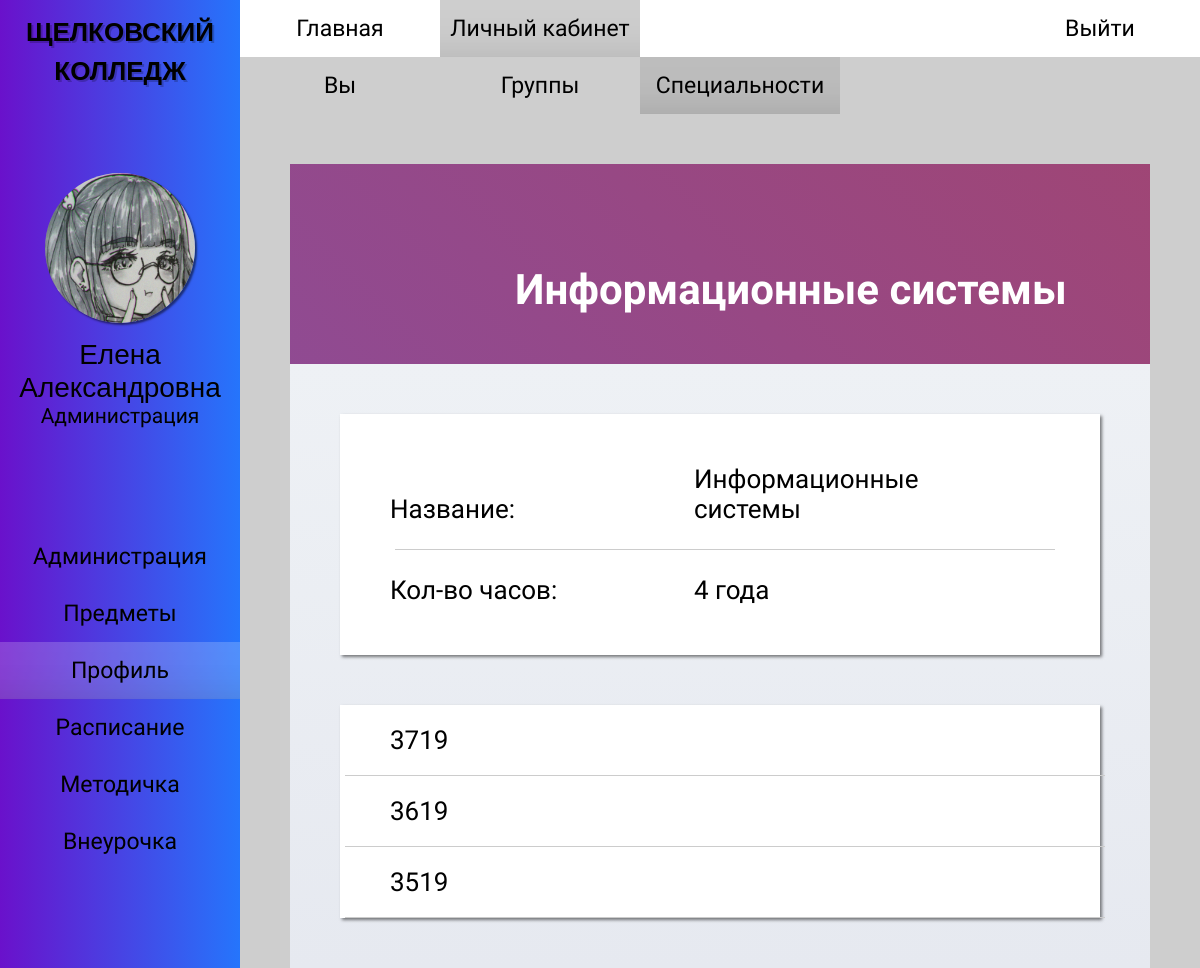
Page /student_speciality_profile.php?id=1 (signed in) on the committed database.
### tables this page shows
CREATE TABLE `specialities` (
  `id_speciality` int(11) NOT NULL,
  `name` varchar(35) NOT NULL,
  `learnperiod` varchar(15) NOT NULL
);

CREATE TABLE `groups` (
  `id_group` int(11) NOT NULL,
  `name` varchar(45) NOT NULL,
  `id_speciality` int(11) NOT NULL,
  `enrollment` date NOT NULL,
  `formstudy` varchar(10) NOT NULL,
  `id_classroom` int(11) NOT NULL
);

### student_speciality_profile.php (the view, shortened to what this page needs)
<?
$user_info = $_SESSION['user_info'];
$user_fio = explode(' ', $user_info[0]);
$user_info[0] = $user_fio[1].' '.$user_fio[2];
require_once 'php/connection.php';
$speciality_id = $_GET['id'];
$query_speciality_info = "SELECT specialities.name, specialities.learnperiod FROM specialities WHERE id_speciality = '$speciality_id';";
$result_speciality_info = mysqli_query($link, $query_speciality_info);
$data_speciality_info = mysqli_fetch_row($result_speciality_info);
$speciality_name = $data_speciality_info[0];
$speciality_srok = $data_speciality_info[1];
$query_group_list  = "SELECT id_group, groups.name FROM `groups` WHERE id_speciality = '$speciality_id'";
$result_group_list = mysqli_query($link, $query_group_list);
?>
<!DOCTYPE html>
<html>
<head>
    <link rel="stylesheet" href="styles/style_admin.css">
    <link rel="stylesheet" href="styles/contents/style_student-speciality_profile.css">
    <link rel="stylesheet" href="styles/style_adaptability.css">
    <link rel="stylesheet" href="styles/contents/style_profile.css">
</head>
<body>
    <div id="main-wrapper">
        <div id="wrapper-one">
            <div id="side-bar">
                <div class="hm-logo">
                    <h2> <a href="index.php"> ЩЕЛКОВСКИЙ <br> КОЛЛЕДЖ </a> </h2>
                </div>
                <div class="sb-profile">
                    <img src="images/avatar.jpg">
                    <? echo " <p class='sb-name'> $user_info[0] </p>"; ?>
                    <? echo "<p class='sb-role'> $user_info[1] </p>"; ?>
                </div>
                <div class="sb-menu">
                    <ul>
                        <li> <a href="administration.php"> Администрация </a> </li>
                        <li> <a href="subject.php"> Предметы </a> </li>
                        <li> <a href="student_you.php" id="sb-menu_active"> Профиль </a> </li>
                        <li> <a href="schedule.php"> Расписание </a> </li>
                        <li> <a href="metodichka.php"> Методичка </a> </li>
                        <li> <a href="vneurochka.php"> Внеурочка </a> </li>
                    </ul>
                </div>
            </div>
        </div>
        <div id="wrapper-two">
            <div id="header-menu">
                <div class="hm-menu">
                    <ul>
                        <li> <a href="index.php"> Главная </a> </li>
                        <li> <a href="student_you.php" id="hm-menu_active"> Личный кабинет</a> </li>
                    </ul>
                </div>
                <div class="hm-login">
                    <a href="php/logout.php"> Выйти </a>
                </div>
            </div>
            <div id="nav-menu">
                <ul>
                    <li> <a href="student_you.php"> Вы </a> </li>
                    <li> <a href="student_group.php"> Группы </a> </li>
                    <li> <a href="student_specialty.php" id="nav-menu_active"> Специальности </a> </li>
                </ul>
            </div>
            <div id="content">
                <div id="profile">
                    <div class='p-background'>
                        <? echo "<h2 class='b-name'> $speciality_name </h2>"; ?>
                    </div>
                    <div class='info-background'>
                        <div class="item-info">
                            <p> Название: </p>
                            <? echo "<p> $speciality_name </p>" ?>
                            <hr>
                            <p> Кол-во часов: </p>
                            <? echo "<p> $speciality_srok </p>" ?>
                        </div>
                        <div class="items">
                            <form method="GET" action="student_group_profile.php">
                                <?
                                while ($data_group_list = mysqli_fetch_row($result_group_list))
                                {
                                    echo "
                                    <p class='text-p' style='width: 100%;'> $data_group_list[1] <input class='p-button' type='submit' name='id' value='$data_group_list[0]'> </p>";
                                    echo "<hr>";
                                }
                                ?>
                            </form>
                        </div>
                    </div>
                </div>
            </div>
        </div>
    </div>
</body>
</html>

### styles/style_admin.css (style rules this page uses)
* { box-sizing: border-box; margin: 0; padding: 0; }
html, head, body, #main-wrapper { font-family: "PT Sans Narrow", sans-serif, "Roboto", sans-serif, "Oswald", sans-serif; overflow-y: hidden; height: 100% !important; min-height: 100%; background-color: #CECECE; }
#wrapper-one { float: left; width: 20%; min-height: 100%; }
#wrapper-two { float: right; overflow-y: scroll; width: 80%; min-height: 100%; }
#wrapper-one { position: relative; z-index: 15; float: left; overflow: hidden; overflow: scroll; width: 20%; height: 100%; background-image: linear-gradient(to right, #6A11CB 0%, #2575FC 100%); -ms-overflow-style: none; scrollbar-width: none; }
.hm-logo h2 { font-family: "Oswald", sans-serif; font-size: 26px; padding: 10px 0; text-align: center; text-shadow: 2px 2px 0 rgba(0,0,0,0.2); }
.sb-profile img { display: block; width: 150px; height: 150px; margin: 75px auto 15px auto; border-radius: 100%; box-shadow: 2px 2px 2px 0 rgba(0,0,0,0.5); }
.sb-profile .sb-name { font-family: "Roboto", sans-serif; font-size: 28px; text-align: center; }
.sb-profile .sb-role { font-size: 21px; text-align: center; }
.sb-menu { display: flex; flex-direction: column; padding: 100px 0; }
.sb-menu ul { display: flex; flex-direction: column; width: 100%; list-style-type: none; }
.sb-menu a { font-size: 23px; display: block; width: 100%; padding: 15px 0 15px 0; transition: 0.3s linear; text-align: center; text-decoration: none; color: black; }
.sb-menu a:hover, #sb-menu_active { transition: 0.2s linear; background-color: rgba(255,255,255,0.2); box-shadow: 0 -75px 85px -130px rgba(0,0,0,0.85) inset; }
#header-menu { display: flex; background-color: white; flex-wrap: wrap; }
.hm-menu { display: flex; flex-wrap: wrap; }
.hm-menu ul { display: flex; width: 100%; list-style-type: none; flex-wrap: wrap; }
.hm-menu a { font-size: 23px; display: block; width: 100%; min-width: 200px; padding: 15px 0 15px 0; transition: 0.3s linear; text-align: center; text-decoration: none; color: black; }
.hm-menu a:hover, #hm-menu_active { transition: 0.2s linear; background-color: #CECECE; box-shadow: 0 -75px 85px -130px rgba(0,0,0,0.85) inset; }
.hm-login { margin-left: auto; }
.hm-login a { font-size: 23px; display: block; min-width: 200px; padding: 15px 0 15px 0; transition: 0.3s linear; text-align: center; text-decoration: none; color: black; background-color: white; }
.hm-logo a { text-decoration: none; color: black; }
#nav-menu { display: flex; background-color: #CECECE; flex-wrap: wrap; }
#nav-menu ul { font-size: 23px; display: flex; width: 100%; list-style-type: none; flex-wrap: wrap; }
#nav-menu a { display: block; width: 100%; min-width: 200px; padding: 15px 0 15px 0; transition: 0.3s linear; text-align: center; text-decoration: none; color: black; }
#nav-menu a:hover, #nav-menu_active { transition: 0.2s linear; background-color: #BDBDBD; box-shadow: 0 -75px 85px -130px rgba(0,0,0,0.85) inset; }
#content { padding: 50px; }
.text-p { font-size: 26px; position: relative; width: 100%; padding: 16px 0px; transition: 0.2s linear; text-indent: 50px; }

### styles/contents/style_student-speciality_profile.css (style rules this page uses)
#content #profile .info-background .item-info { padding: 50px; background-color: white; box-shadow: 2px 2px 3px 0 rgba(0,0,0,0.5); }
#content #profile .info-background p { font-size: 26px; display: inline-block; width: 300px; }
#content #profile .info-background .item-info hr { width: 100%; margin: 25px 5px; border: 0; border-bottom: 1px solid #CCCCCC; background: #999999; }
#content #profile .info-background .items hr { width: 100%; margin: 0 5px; border: 0; border-bottom: 1px solid #CCCCCC; background: #999999; }
.item-info { margin-bottom: 50px; }
.items { padding: 0px; background-color: white; box-shadow: 2px 2px 3px 0 rgba(0,0,0,0.5); }
.text-p { padding: 20px 0px; }

### styles/style_adaptability.css (style rules this page uses)
#main-wrapper { min-width: 800px; }
@media screen and (max-width: 1210px) { .hm-logo { width: 100%; } }
@media screen and (max-width: 1210px) { .hm-menu { align-items: center; justify-content: center; } }

### rows in the picture
specialities: name "Информационные системы", learnperiod "4 года"
groups: name "3719"
groups: name "3619"
groups: name "3519"

### other values in the picture
$user_info[0] "Елена Александровна"
$user_info[1] "Администрация"
